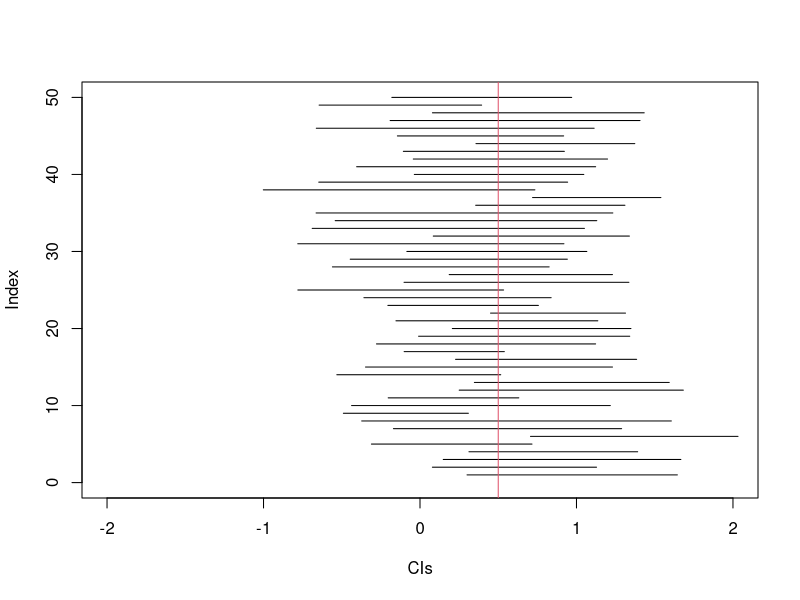

Generate this figure with R:
## ---- chunk 1
# the true mean
mu <- 0.5

# simulating the population
G <- rnorm(1000, mu)

# initialize plot 
plot(NA, 
    xlim = c(-2,2), 
    ylim = c(0,50), 
    xlab="CIs",
    ylab="Index")

# repeat experiment
for (i in 1:50) {
    # sample size
    k <- 10
    # draw random sample
    x <- sample(G,k)
    # sample mean 
    m <- mean(x)
    # sample standard deviation
    s <- sd(x)
    # confidence interval
    ci_1 <- m - 1.96* s/sqrt(k) 
    ci_2 <- m + 1.96* s/sqrt(k)
    # draw the CI
    segments(ci_1, i, ci_2, i)
}

# the true mean
abline(v=mu, col=2)
## ---- chunk 2
#| warning: false
# load dataset
data <- read.csv("../dataset/survey.csv")

# math scores of introverts and extroverts
y1 <- subset(data, Gender == 'F', 'Score')
y2 <- subset(data, Gender == 'M', 'Score')

# t-test over d = y1 - y2
d <- t.test(y1, y2, conf.level = .95)

# CI contains 0, meaning there is no significant difference
cat("Means:",  d$estimate, "CI:", d$conf.int)
